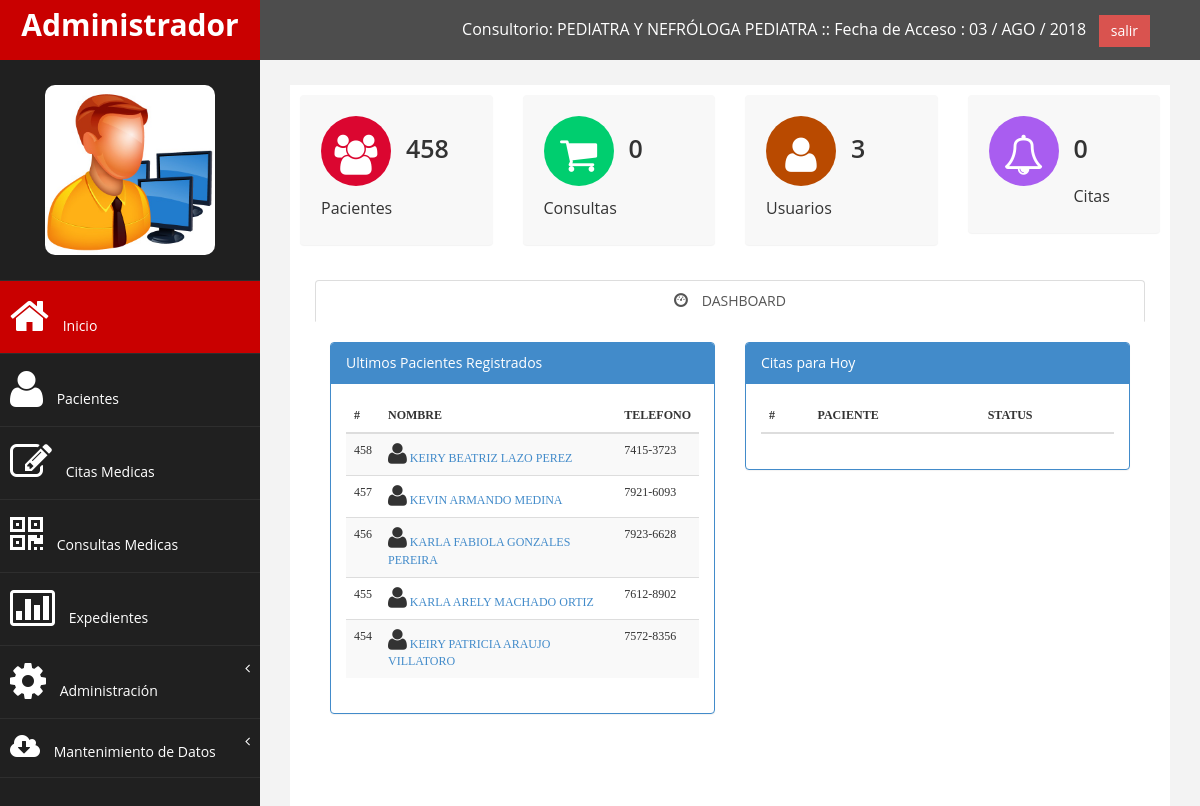
Screenshot of /principal.php (signed in) with the database file from the repository.
### tables this page shows
CREATE TABLE IF NOT EXISTS `consultorios` (
  `id` int(11) NOT NULL AUTO_INCREMENT,
  `nombre` varchar(255) NOT NULL,
  `direccion` varchar(255) NOT NULL,
  `telefono` varchar(255) NOT NULL,
  `encargado` varchar(255) NOT NULL,
  `estado` varchar(255) NOT NULL,
  PRIMARY KEY (`id`)
);

CREATE TABLE IF NOT EXISTS `pacientes` (
  `id` int(11) NOT NULL AUTO_INCREMENT,
  `documento` varchar(25) NOT NULL,
  `nombre` varchar(255) NOT NULL,
  `direccion` varchar(255) NOT NULL,
  `nomp` varchar(255) NOT NULL,
  `nomm` varchar(255) NOT NULL,
  `telefono` varchar(255) NOT NULL,
  `edad` date NOT NULL,
  `sexo` varchar(255) NOT NULL,
  `refpor` varchar(255) NOT NULL,
  `estado` varchar(250) NOT NULL,
  `consultorio` int(11) NOT NULL,
  `control` varchar(25) NOT NULL,
  `feccita` date NOT NULL,
  `seguro` varchar(25) NOT NULL,
  `alergia` text NOT NULL,
  `enf_cro` text NOT NULL,
  `cuadro_vac` text NOT NULL,
  `ant_quir` text NOT NULL,
  PRIMARY KEY (`id`)
);

### modulos/class_buscar.php (called while the page is built, shortened)
<?php
class Consultar_Deposito{
	private $fetch;
	function __construct($codigo){
		$this->consulta = mysql_query("SELECT * FROM consultorios WHERE id='$codigo'");
		$this->fetch = mysql_fetch_array($this->consulta);
	}
	function consultar($campo){
		return $this->fetch[$campo];
	}
}
?>

### modulos/funciones.php (called while the page is built, shortened)
<?php
	function fecha($fecha){
		$meses = array("ENE","FEB","MAR","ABR","MAY","JUN","JUL","AGO","SEP","OCT","NOV","DIC");
		$a=substr($fecha, 0, 4);
		$m=substr($fecha, 5, 2);
		$d=substr($fecha, 8);
		return $d." / ".$meses[$m-1]." / ".$a;
	}
?>

### principal.php (the view, shortened to what this page needs)
<?php
	include_once "modulos/class_buscar.php";
	include_once "modulos/funciones.php";
	$usu=$_SESSION['cod_user'];
	$pa=mysql_query("SELECT * FROM cajero WHERE usu='$usu'");
	while($row=mysql_fetch_array($pa)){
		$id_consultorio=$row['consultorio'];
		$oConsultorio=new Consultar_Deposito($id_consultorio);
		$nombre_Consultorio=$oConsultorio->consultar('nombre');
	}
?>
<!DOCTYPE html>
<html xmlns="http://www.w3.org/1999/xhtml">
<head>
	<link href="assets/css/bootstrap.css" rel="stylesheet" />
    <link href="assets/css/calendar.css" rel="stylesheet">
	<link href="assets/css/font-awesome.css" rel="stylesheet" />
    <link href="assets/css/bootstrap-datetimepicker.min.css" rel="stylesheet" />
    <link href="assets/css/custom.css" rel="stylesheet" />
</head>
<body>
    <div id="wrapper">
        <nav class="navbar navbar-default navbar-cls-top " role="navigation" style="margin-bottom: 0">
            <div class="navbar-header">
                <a class="navbar-brand" href="modulos/usuarios/perfil.php"><?php echo $_SESSION['user_name']; ?></a>
            </div>
  <div style="color: white;
padding: 15px 50px 5px 50px;
float: right;
font-size: 16px;">Consultorio: <?php echo $nombre_Consultorio; ?> :: Fecha de Acceso : <?php echo fecha(date('Y-m-d')); ?> &nbsp; <a href="php_cerrar.php" class="btn btn-danger square-btn-adjust">salir</a> </div>
        </nav>
           <?php include_once "menu/m_principal.php"; ?>
        <div id="page-wrapper" >
            <div id="page-inner">
                 <div class="row">
			  <div class="col-md-3 col-sm-6 col-xs-6">
			<div class="panel panel-back noti-box">
                <span class="icon-box bg-color-red set-icon">
                    <i class="fa fa-group"></i>
                </span>
                <div class="text-box" >
						<?php
							$sql = "SELECT * FROM pacientes WHERE consultorio='$id_consultorio'";
							$result = mysql_query($sql);
							$numero = mysql_num_rows($result);
							?>
                    <p class="main-text"> <?php echo "$numero" ?></p>
                    <p class="text-rocket"> Pacientes</p>
                </div>
             </div>
		     </div>
                    <div class="col-md-3 col-sm-6 col-xs-6">
			<div class="panel panel-back noti-box">
                <span class="icon-box bg-color-green set-icon">
                    <i class="fa fa-shopping-cart"></i>
                </span>
                <div class="text-box" >
					<?php
							$sql = "SELECT * FROM consultas_medicas WHERE date_format(fecha,'%Y%m%d')=date_format(curdate(),'%Y%m%d') AND consultorio='$id_consultorio'";
							$result = mysql_query($sql);
							$numero = mysql_num_rows($result);
							?>
                    <p class="main-text"> <?php echo "$numero" ?></p>
                    <p class="text-rocket"> Consultas</p>
                </div>
             </div>
		     </div>
                    <div class="col-md-3 col-sm-6 col-xs-6">
			<div class="panel panel-back noti-box">
                <span class="icon-box bg-color-brown set-icon">
                    <i class="fa fa-user"></i>
                </span>
                <div class="text-box" >
							<?php
							$sql = "SELECT * FROM usuario";
							$result = mysql_query($sql);
							$numero = mysql_num_rows($result);
							?>
                    <p class="main-text"> <?php echo "$numero" ?></p>
                    <p class="text-rocket"> Usuarios</p>
                </div>
             </div>
		     </div>
			 <div class="col-md-3 col-sm-6 col-xs-6">
			<div class="panel panel-back noti-box">
                <span class="icon-box bg-color-blue set-icon">
                    <i class="fa fa-bell-o"></i>
                </span>
                <div class="text-box" >
							<?php
							$sql = "SELECT * FROM citas_medicas WHERE consultorio='$id_consultorio' and status='PENDIENTE'";
							$result = mysql_query($sql);
							$numero = mysql_num_rows($result);
							?>
                    <p class="main-text"> <?php echo "$numero" ?></p>
                    <p class="text-rocket"> Citas</p>
                </div>
             </div>
		     </div>
			</div>
				 <div class="panel-body">
                            <ul class="nav nav-tabs nav-justified">
                                <li class="active"><a href="#dashboard" data-toggle="tab"><i class="glyphicon glyphicon-dashboard" ></i> DASHBOARD</a></li>
                            </ul>
                            <div class="tab-content">
                                <div class="tab-pane fade active in" id="dashboard">
									<br>
									<div class="col-md-6 col-sm-12 col-xs-12">
									<div class="panel panel-primary">
										<div class="panel-heading">
										   Ultimos Pacientes Registrados
										</div>
										<div class="panel-body">
											<div class="table-responsive">
												<table class="table table-striped" style="font-size:12px; font-family:Times New Roman;">
													<thead>
														<tr>
															<th>#</th>
															<th>NOMBRE</th>
															<th>TELEFONO</th>
														</tr>
													</thead>
													<tbody>
													<?php
															if(!empty($_POST['buscar'])){
																$buscar=limpiar($_POST['buscar']);
																$pame=mysql_query("SELECT * FROM pacientes WHERE consultorio='$id_consultorio' and nombre LIKE '%$buscar%' ORDER BY id");
															}else{
																$pame=mysql_query("SELECT * FROM pacientes WHERE consultorio='$id_consultorio' ORDER BY id DESC LIMIT 5");
															}
															while($row=mysql_fetch_array($pame)){
															$url=$row['id'];
														?>
														<tr>
															<td><?php echo $row['id']; ?></td>
															<td>
															<i class="fa fa-user fa-2x"></i>
															<a href="modulos/perfil_paciente/index.php?id=<?php echo $url; ?>" title="Valorar Alumno">
																<?php echo $row['nombre']; ?>
															</a>
															<td><?php echo $row['telefono']; ?></td>
														</tr>
														<?php } ?>
													</tbody>
												</table>
											</div>
										</div>
									</div>
								</div>
									<div class="col-md-6 col-sm-12 col-xs-12">
										<div class="panel panel-primary">
											<div class="panel-heading">
											   Citas para Hoy
											</div>
											<div class="panel-body">
												<div class="table-responsive">
													<table class="table table-striped" style="font-size:12px; font-family:Times New Roman;">
														<thead>
															<tr>
																<th>#</th>
																<th>PACIENTE</th>
																<th>STATUS</th>
															</tr>
														</thead>
													</table>
												</div>
											</div>
										</div>
									</div>
								</div>
                            </div>
                        </div>
                </div>
            </div>
        </div>
</body>
</html>

### assets/css/custom.css (style rules this page uses)
body { font-family: 'Open Sans', sans-serif; }
#wrapper { width: 100%; background:#202020; }
#page-wrapper { padding: 15px 15px; min-height: 600px; background:#F3F3F3; }
#page-inner { width:100%; margin:10px 20px 10px 0px; background-color:#fff!important; padding:10px; min-height:1200px; }
.square-btn-adjust { border: 0px solid transparent; -webkit-border-radius: 0px; -moz-border-radius: 0px; border-radius: 0px; }
p { font-size:16px; line-height:25px; padding-top:20px; }
.panel-back { background-color:#F8F8F8; }
.noti-box { min-height: 100px; padding: 20px; }
.noti-box .icon-box { display: block; float: left; margin: 0 15px 10px 0; width: 70px; height: 70px; line-height: 75px; vertical-align: middle; text-align: center; font-size: 40px; }
.text-box p { margin: 0 0 3px; }
.main-text { font-size: 25px; font-weight:600; }
.set-icon { -webkit-border-radius: 50px; -moz-border-radius: 50px; border-radius: 50px; }
.bg-color-green { background-color: #00CE6F; color: #fff; }
.bg-color-blue { background-color: #A95DF0; color: #fff; }
.bg-color-red { background-color: #DB0630; color: #fff; }
.bg-color-brown { background-color: #B94A00; color: #fff; }
.navbar-cls-top .navbar-brand { color: #fff; background: #C90000; width: 260px; text-align: center; height: 60px; font-size: 30px; font-weight: 700; }
.navbar-cls-top { background:#4D4D4D; border-bottom:none; }
.navbar-default { border:0px solid black; }
.navbar-header { background: #A70303; }
.nav > li > a > i { margin-right:10px; }
@media (min-width:768px) { #page-wrapper { margin: 0 0 0 260px; padding: 15px 30px; min-height: 1200px; } }
@media (min-width:768px) { .navbar { border-radius: 0px; } }

### rows the page displays
consultorios: nombre "PEDIATRA Y NEFRÓLOGA PEDIATRA"
pacientes: id "458", nombre "KEIRY BEATRIZ LAZO PEREZ", telefono "7415-3723"
pacientes: id "457", nombre "KEVIN ARMANDO MEDINA", telefono "7921-6093"
pacientes: id "456", nombre "KARLA FABIOLA GONZALES PEREIRA", telefono "7923-6628"
pacientes: id "455", nombre "KARLA ARELY MACHADO ORTIZ", telefono "7612-8902"
pacientes: id "454", nombre "KEIRY PATRICIA ARAUJO VILLATORO", telefono "7572-8356"

### other values shown
$_SESSION['user_name'] "Administrador"
$numero "458"
$numero "0"
$numero "3"
